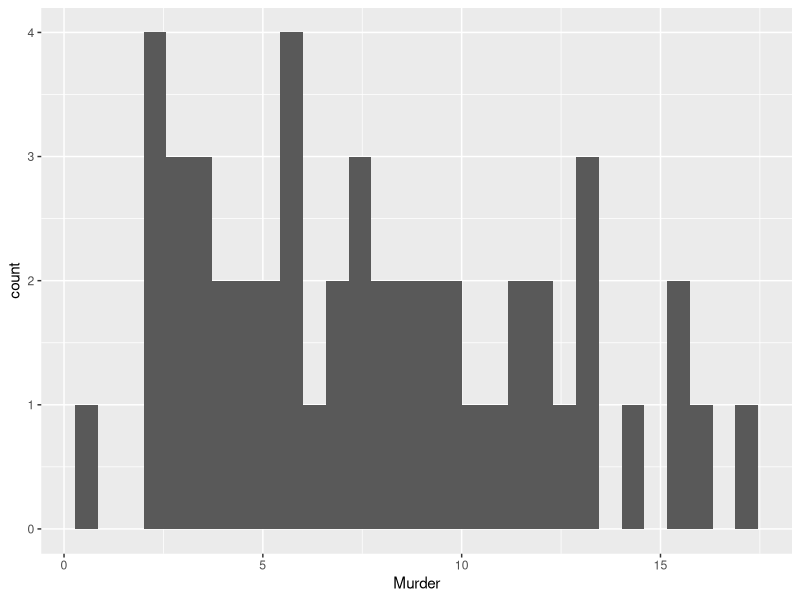
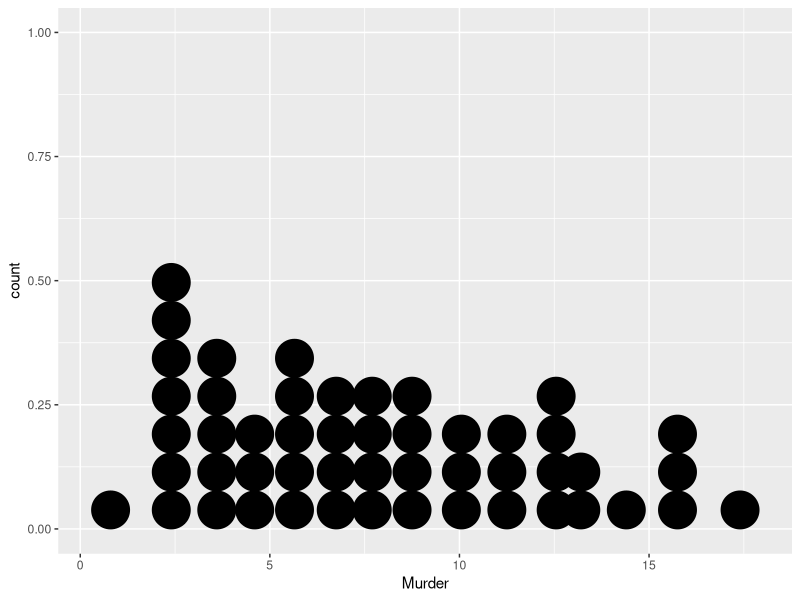
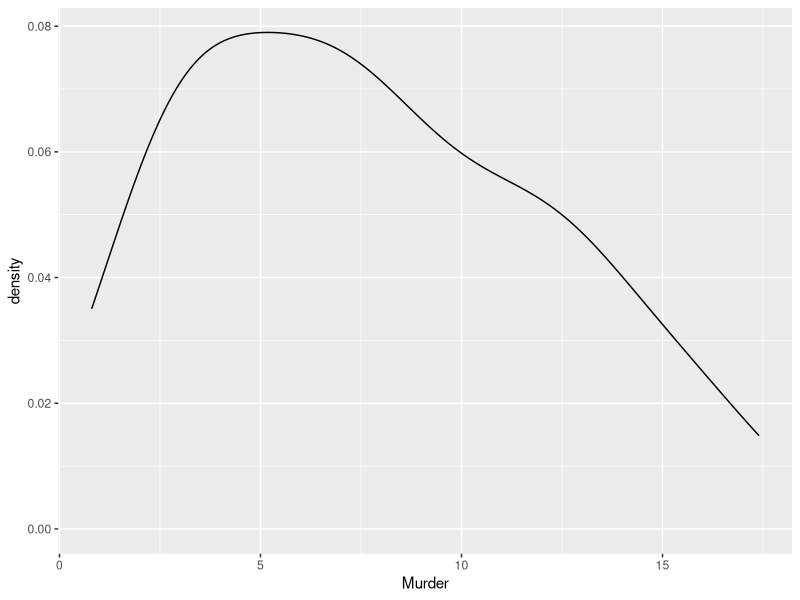
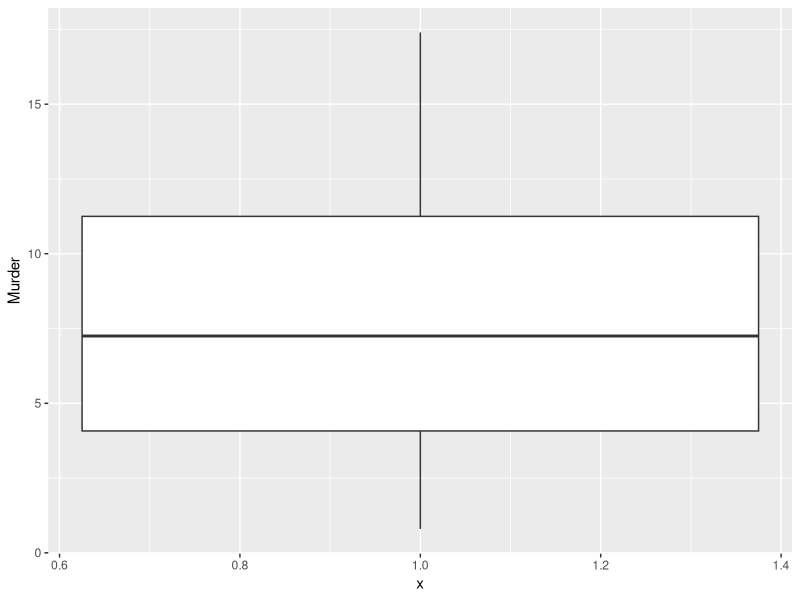
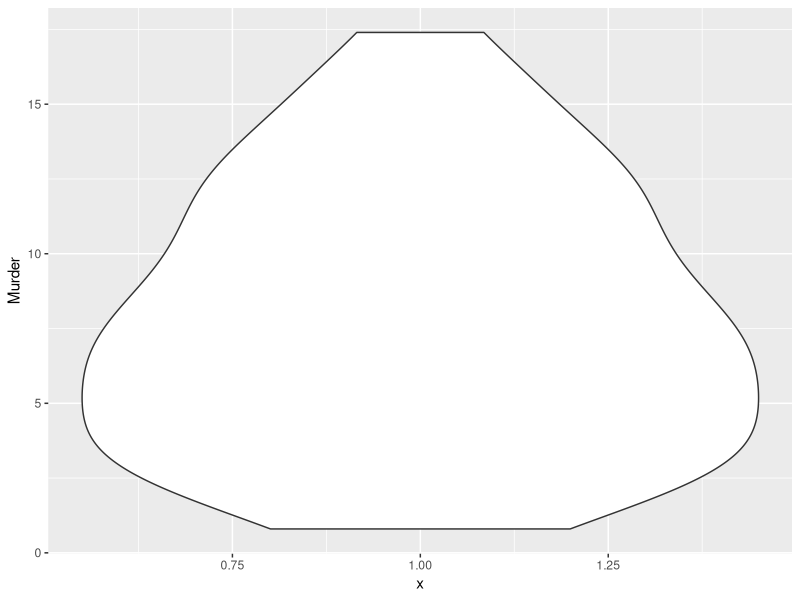
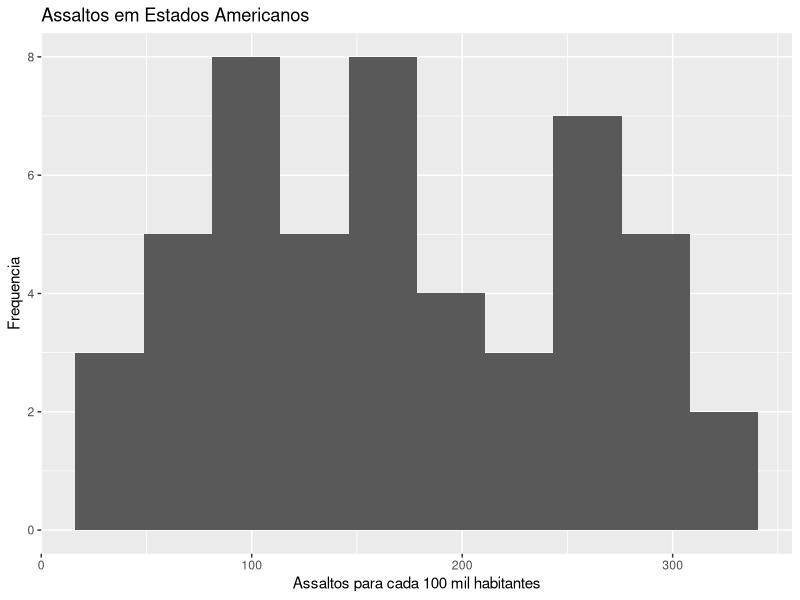

The R source for these figures, in order: (Note: this script raises an error after producing the figures.)
#####
## Nivelamento em R
## Aula 3
## Umberto Mignozzetti
####

####
## Gráficos
####

## Tipos de variáveis, tipos de gráficos

# Antes de fazermos gráficos e a análise visual 
# do nossos bancos, precisamos entender que variáveis 
# temos. Cada variável terá uma forma de analisar os dados própria.

# Temos na prática dois tipos de variáveis 
# (ver Bussab e Morettin, 2017):
  
# - Qualitativas
# - Quantitativas

# Dentro de cada uma delas, temos os seguinte valores:
  
# - **Qualitativas nominais**: medidas qualitativas
#   que não tem imbuídos uma idéia de ordem (ex.: sexo, 
#   branco ou não branco, tem ou não uma caneta, etc.)

# - **Qualitativas ordinais**: medidas qualitativas que 
#   possuem uma idéia de ordem (ex.: escolaridade, classe 
#   social, faixa de renda, etc.)

# - **Quantitativas discretas**: medidas quantitativas 
#   que são representadas por valores inteiros (ex.: 
#   número de filhos, dias sem trabalhar, número de 
#   fotos tiradas em um dia, curtidas no Instagram, etc.)

# - **Quantitativas contínuas**: medidas quantitativas 
#   que podem ser fracionadas, sem perder coerência 
#   (ex.: renda, crescimento do PIB, proporção de votos
#   recebida por um candidato, etc.)

# Cada tipo variável pede por um determinado tipo de 
# gráfico que adequa-se melhor para descrever a variação. 

## GRÁFICOS PARA VARIÁVEIS QUANTI

# Tomemos por exemplo, o banco `USArrests`, 
# que mapeia crimes para cada 100 mil habitantes 
# nos EUA. Para descrevermos uma variável quantitativa, 
# podemos usar o 
# [histograma](https://pt.wikipedia.org/wiki/Histograma). 

# Para fazer um histograma em R basta usarmos o 

# EXERCÍCIO: carregue e analise o banco `USArrests`

# ANALISE:
library(tidyverse)
ggplot(data = USArrests) +
  geom_histogram(mapping = aes(x = Murder))


# E temos um gráfico onde o número de assaltos para 
# cada 100 mil habitantes é contra sua frequência. 
# Nós começamos o gráfico com `ggplot`. Esse é o 
# comando do tidyverse para criar gráficos. Passamos 
# somente um parâmetro internamente ao comando: que o 
# banco de dados que estamos considerando é o 
# `USArrests` (`data = USArrests`). 

# Em seguida, adicionamos ao gráfico gerado a 
# figura geométrica que queremos. No caso, 
# a figura geométrica é o `geom_histogram`, 
# que gera as barras e conta as frequências 
# internamente no código. Em todo gráfico devemos 
# indicar o `mapping`, que é o posicionamento das 
# figuras geométricas. No caso de um histograma, 
# precisamos da variável, no eixo *x*. Portanto, 
# completamos o comando com 
# `geom_histogram(mapping = aes(x = Murder))`.

## GRMÁTICA DOS GRÁFICOS

# Nesse sentido, todo gráfico segue uma 
# ordem de construção, que Wickham chama 
# de a *gramática dos gráficos*. Em resumo, a gramática 
# dos gráficos significa que todo gráfico tem três elementos:
  
# * Um conjunto de dados (**data**);
# * Um sistema de coordenadas (**mappings**);
# * Um conjunto de figuras geométricas que caracteriza 
#   os gráficos (**geom**).

# No caso do histograma, os dados é o vetor com as 
# taxas de assassinato para cada 100 mil habitantes:
USArrests$Murder

# O sistema de coordenadas é mapear esses dados em caixas, 
# e contar a frequência por caixa. Por exemplo, 
# no caso dos dados acima, vamos ordenar os dados 
# e calcular a frequencia em caixas de tamanho 1:
sort(USArrests$Murder)

# Por exemplo, na caixa de 0 a 1 temos um dado, 
# na de 1 a 2 nenhum, na de 2 a 3, sete casos, e 
# assim por diante. Esse será o tamanho da barra. 
# Por fim, o geom usado, o histograma, vai dar o gráfico final 
# (um grupo de retangulos com esses números que calculamos). 
# Essa é a *gramática dos gráficos*, e toda figura é 
# composta por esses elementos mais outras firulas que 
# adicionamos para facilitar o entendimento.

# EXERCÍCIO: faça um histograma de Assault

# Similar ao histograma, temos dois gráficos 
# interessantes, e que seguem a mesma lógica: 
# o gráfico de densidade, e o gráfico de pontos.

# Gráfico de pontos:
ggplot(data = USArrests) +
  geom_dotplot(mapping = aes(x = Murder), binwidth = 1)

# Gráfico da densidade usando kernel Gaussiano
ggplot(data = USArrests) +
  geom_density(mapping = aes(x = Murder), kernel = 'gaussian')

# Outro gráfico importante para variáveis quantitativas é 
# o [diagrama de caixa](https://pt.wikipedia.org/wiki/Diagrama_de_caixa), 
# ou *box-plot*. O diagrama de caixa plota os 
# [quartis](https://pt.wikipedia.org/wiki/Quartil) da 
# distribuição, o que dá uma idéia da dispersão da variável.

# Box-plot
ggplot(data = USArrests) +
  geom_boxplot(mapping = aes(x = 1, y = Murder))

# Similar a este, mas mais bonito é o violin-plot. 
# Ele faz exatamente como o diagrama de caixa, mas converge 
# suavemente para os [quartis](https://pt.wikipedia.org/wiki/Quartil) 
# da distribuição:
  
# violin plot:
ggplot(data = USArrests) +
  geom_violin(mapping = aes(x = 1, y = Murder))

# EXERCÍCIO: Faça um dotplot, density plot e um violin plot da
# variável Assault

## CUSTOMIZANDO GRÁFICOS

# Ainda sobre os gráficos, você pode customizar 
# as figuras a gosto. Existem uma série de funções 
# que nos auxiliam a colocar titulos, subtitulos, 
# mudar esquema de cores, etc. Por exemplo, vamos 
# fazer o histograma de Assault, colocando as 
# informações necessárias para compreendermos o gráfico:
  
## Nice plot
ggplot(data = USArrests) +
  geom_histogram(mapping = aes(x = Assault), bins = 10) +
  labs(x = 'Assaltos para cada 100 mil habitantes',
       y = 'Frequencia',
       title = 'Assaltos em Estados Americanos')

# Primeiro, `bins = 10` reduz o numero de divisões, 
# limitando-as em 10. Isso significa que teremos 
# dez barras em nosso histograma. Segundo, usamos 
# o comando `labs` para colocar o título e uma 
# descrição para os eixos `x` e `y`. Dessa forma temos:
  
# Labs      |  O que faz
# ----------------------------------
# x         |  definição do eixo x
# y         |  definição do eixo y
# title     |  título do gráfico
# subtitle  |  subtítulo do gráfico
#           |  (embaixo do título)
# caption   |  explicação abaixo
#           |  do gráfico

## EXERCÍCIO: Faça um gráfico de Assault, publication level.

# Ainda, se você quiser alterar outros componentes, 
# basta consultar a [cheat sheet do ggplot2]
# (https://github.com/rstudio/cheatsheets/raw/master/data-visualization-2.1.pdf)

####
## GRÁFICOS PARA VARIÁVEIS QUALITATIVAS
####

# Para variáveis qualitativas, podemos fazer os famosos 
# gráficos de barras. Por exemplo, no banco `PErisk` 
# temos uma variável chamada `courts`, que vale 1 quando 
# um país tem um judiciário independente e 0 se o país não 
# tem o judiciário independente (que pode significar que o 
# país tem ou não judiciário, e que se tem, não é independente). 
# Para começar a análise:

## Exercícios: 1. Carregue o pacote Zelig e depois carregue o banco PErisk
##             2. Analise o banco
##             3. Faça um histograma do pib per capita

# Gráfico de barras:
ggplot(data = PErisk) +
  geom_bar(mapping = aes(x = courts))

# Para variáveis com mais de uma variação o 
# princípio é similar. Por exemplo, para a variável 
# que mede a ausência de risco de expropriação 
# (maior valor significa menor chance de ter sua 
# propriedade expropriada pelo estado), temos:
  
# Gráfico de barras: mais de duas barras
ggplot(data = PErisk) +
  geom_bar(mapping = aes(x = factor(prsexp2)))

# E quando usamos o comando `factor`, construímos 
# fatores com os valores. Podemos ainda alterar 
# o esquema de cores e os fundos das variáveis, 
# bem como a intensidade da cor da barra. Por exemplo:
  
# Barras coloridas
ggplot(data = PErisk) +
  geom_bar(mapping = aes(x = factor(prsexp2)), fill = rainbow(6))


# O comando `rainbow` gera cores do arco-íris. 
# Se usarmos `rainbow(6)` o sistema calcula seis 
# cores no arco-íris que são igualmente espassadas. O parametro 
# `fill` significa o preenchimento das colunas.

## EXERCÍCIO: Faça um gráfico de barras da variável
#             de corrupção. Inclua titulos e nomes nos eixos.

####
## CRUZAMENTOS DE VARIÁVEIS
#### 

# Formular hipóteses estatísticamente testáveis 
# é, no geral, cruzar variáveis. No caso, vamos 
# fazer alguns gráficos que cruzam tipos de 
# variáveis, e ajudam a formular e ter uma primeira 
# aproximação visual da hipótese.

## Quali-Quali: o *mosaic-plot*

# Uma pergunta de pesquisa interessante é: 
# será que países com um judiciário independente 
# tem menos corrupção do que um país sem judiciário independente?
# Essa pergunta é importante, principalmente no contexto 
# atual, de todas as investigações políticas. Para medir 
# essa hipótese temos de comparar duas variáveis: a 
# ausência de corrupção (`prscorr2`) e existência de 
# judiciário independente (`courts`):
  
# Mosaic-plot
ggplot(data = PErisk) +
  geom_bar(mapping = aes(x = factor(prscorr2), 
                         fill = factor(courts)),
           position = 'fill')

# E para melhorar a hipótese, podemos transformar a 
# variável de corrupção em binária.

# Mosaic-plot: 2.0
PErisk$lowcorrup = as.numeric(PErisk$prscorr2>2)
ggplot(data = PErisk) +
  geom_bar(mapping = aes(x = factor(lowcorrup), 
                         fill = factor(courts)),
           position = 'fill')

# Portanto, parece que temos uma associação entre 
# judiciários livres e baixa corrupção. Note que se 
# você criar níveis corretos para as variáveis e 
# atribuir nomes aos fatores, o R imprime os nomes, 
# ao invés de 0 e 1:
  
# Mosaic-plot: 3.0
PErisk$lowcorrup_fator = factor(PErisk$lowcorrup)
levels(PErisk$lowcorrup_fator) <- c('Alta', 'Baixa')

PErisk$courts_fator = factor(PErisk$courts)
levels(PErisk$courts_fator) <- c('Não Independente', 'Independente')

ggplot(data = PErisk) +
  geom_bar(mapping = aes(x = lowcorrup_fator, 
                         fill = courts_fator),
           position = 'fill') +
  labs(x = 'Corrupção', 
       y = 'Proporção', 
       fill = 'Status das Cortes')

# Esse gráfico ficou ótimo, e mostra claramente a 
# relação entre independência de judiciários e nível de corrupção.

## Quali-Quanti: o *box-plot*

# Outra hipótese legal, e que envolve cruzar uma 
# variável quali com uma variável quanti, é: você 
# acha que o prêmio no mercado negro cresce ou diminui 
# em uma sociedade com muita corrupção. Podemos imaginar 
# que corrupção é um sinal de que a sociedade está pouco 
# institucionalizada, e isso certamente impacta nos 
# ganhos de transações ilicitas. Por outro lado, 
# alguém pode imaginar que mais corrupção um mercado 
# negro mais competitivo, e portanto, que gere menores ganhos.

# Para testar essas hipóteses, vamos usar a variável 
# `lowcorrup_fator`, que criamos para captar o nível 
# alto ou baixo de corrupção em uma sociedade, e a variável 
# `barb2`, que é o ganho em logaritmo do mercado negro 
# nos países. Note que quanto maior essa variável, 
# maior o ganho do mercado negro vis-a-vis o mercado formal.

# Do ponto de vista gráfico, podemos fazer ambos um 
# box-plot ou um violin-plot para entendermos a 
# dispersão. No entanto, colocamos a quali (corrupção) 
# no eixo x e a quanti (prêmio do mercado negro) no 
# eixo y.

# Usando box-plot
ggplot(data = PErisk) +
  geom_boxplot(mapping = aes(x = lowcorrup_fator, y = barb2))

# Usando violin-plot
ggplot(data = PErisk) +
  geom_violin(mapping = aes(x = lowcorrup_fator, y = barb2))

# Portanto, há diferenças importantes nas distribuições 
# nos dois casos. Nesse sentido, temos algum fundamento 
# para acreditar que haja uma relação significativa 
# entre corrupção e os ganhos na informalidade.

## Quanti-Quanti: o *diagrama de dispersão*

# Sobre quanti x quanti, ainda no banco do risco político 
# e econômico (`PErisk`), podemos nos perguntar se a 
# informalidade afeta o PIB per capita. De um lado, 
# o mercado formal ter burocracias, impostos, entre 
# outras, que faz com que seja extremamente caro seguir 
# suas regras. De outro, o mercado formal proporciona 
# proteções e garantias a seus usuários, algo que falta 
# no mercado informal. Qual dessas perspectivas vale empiricamente?

# Temos duas variáveis: `gdpw2`, para PIB per capita 
# (por trabalhador), e `barb2`, que é o prêmio no mercado 
# informal. Para comparar ambas usamos um diagrama de dispersão:

# Diagrama de dispersão
ggplot(data = PErisk) +
  geom_point(mapping = aes(x = barb2, y = gdpw2))

# O `geom_point` é a figura geométrica que plota 
# os pontos no diagrama de dispersão. É evidente que 
# para mapear esses pontos, precisamos de duas variáveis, 
# que são respectivamente os valores em cada um dos eixos. 
# Portanto, no `mapping`, o `aes` contém as duas variáveis 
# e a indicação de eixo para cada uma delas. 

# É difícil ver a tendência no gráfico acima, pois 
# parece mesmo uma nuvem de dados toda distribuída 
# aleatóriamente. Ainda assim, podemos colocar uma reta 
# ajustada, que capta a tendência linear:
  
# Diagrama de dispersão com reta ajustada:
ggplot(data = PErisk) +
  geom_point(mapping = aes(x = barb2, y = gdpw2)) +
  geom_smooth(mapping = aes(x = barb2, y = gdpw2), 
              method = 'lm')

# Para colocar a reta ajustada temos de usar o 
# `geom_smooth`. O `mapping` é similar, a diferença 
# é com o `method`, que captura o fato que queremos 
# uma reta ajustada por regressão linear 
# simples (`method = 'lm'`).

# Podemos ainda diferenciar os países de acordo 
# com possuir ou não um judiciário independente. No caso:
  
# Diagrama de dispersão + variável binária
ggplot(data = PErisk) +
  geom_point(mapping = aes(x = barb2, y = gdpw2, color = courts_fator)) +
  geom_smooth(mapping = aes(x = barb2, y = gdpw2), 
              method = 'lm')

# E portanto, a relação parece ser mais intensiva nos países que 
# tem cortes independentes. Ou seja, talvez maior prêmio no
# mercado negro seja mais maléfico para o PIB em países 
# com instituições melhor consolidadas, do que em 
# países com instituições judiciárias não-livres.

# Gráfico com uma só reta ajustada, mas diferenciando pontos
ggplot(data = PErisk) +
  geom_point(mapping = aes(x = barb2, y = gdpw2, color = courts_fator)) +
  geom_smooth(mapping = aes(x = barb2, y = gdpw2), 
              method = 'lm')

# Gráfico com duas retas ajustadas, para cada um dos tipos de pontos
ggplot(data = PErisk) +
  geom_point(mapping = aes(x = barb2, y = gdpw2, color = courts_fator)) +
  geom_smooth(mapping = aes(x = barb2, y = gdpw2, color = courts_fator), 
              method = 'lm')

# E aí está a confirmação (ao menos visual) de que judiciário 
# independente e alto prêmio no mercado negro, é má 
# notícia para o PIB per capita.

# EXERCÍCIO: faça um diagrama de dispersão para Assault e População
#            urbana no banco USArrests

## BONUS: fazendo um gráfico com mais de duas variáveis

# Para variáveis quanti-quanti aprendemos que o R faz 
# diagramas de disperção duas a duas. Uma ideia legal 
# seria: e se tivermos quatro variáveis quanti? 
# Podemos fazer um diagrama de dispersão com todas 
# elas, cruzando de duas em duas, em um único 
# gráfico? A resposta é sim! E o comando para fazer 
# chama-se `pairs`. Por exemplo, suponha que 
# queremos fazer isso com o `USArrests`. Vamos 
# olhar se ele seria adequado à tarefa:
View(USArrests)

# Portanto, parece um banco bem adequado: todas as 
# quatro variáveis são numéricas. Nesse caso, o 
# R tem um gráfico, chamado de `pairs`, que se 
# adequa bem ao cruzamento de várias variáveis quantitativas:
pairs(USArrests, gap=0, col=2)

# Como você pode ver, na diagonal principal 
# temos o nome da variável, e cada um dos 
# cruzamentos acima (ou abaixo). Note que o triangulo 
# superior é o espelho do triângulo inferior, ou seja, 
# é o mesmo cruzamento, mas alterando as abscissas 
# (eixo x), pelas ordenadas (eixo y). `col=2` 
# significa a cor vermelha para a bolota. 

####
## Exercícios
###

# 1. Carregue o banco `USArrests`. Faça um violin plot para 
#    a variável Assault.

# 2. Carregue o banco `USJudgeRatings`. Faça um histograma 
#    da variável `INTG`.

# 3. No banco `USJudgeRatings`, faça um diagrama de 
#    dispersão entre `INTG` e `DMNR`. Descreva em palavras os 
#    achados.

# 4. Carregue o banco `voteincome` do pacote Zelig. Faça 
#    um violin-plot de educação segmentado por renda. Descreva 
#    com palavras os achados.

# 5. No banco `voteincome`, faça um mosaic-plot de voto 
#    versus educação. Faz sentido teórico o resultado? Por que?
  
# 6. Usando o banco `voteincome` responda à seguinte 
#    pergunta: gráficamente, existe alguma diferença de 
#    sexo entre votantes e não-votantes?
  
# 7. Usando o banco `voteincome` responda à seguinte 
#    pergunta: qual estado que tem mais pessoas indo votar?

# 8. Usando o banco `voteincome`, suponha que você vá 
#    colocar em um relatório ao seu superior os 
#    resultados do cruzamento entre ir votar e estado. 
#    Coloque título, subtítulo e escolha um esquema de 
#    cores que chame a atenção.

# 9. Carregue o banco `sanction` do pacote Zelig. 
#    Faça um gráfico de barras colorido para a variável `ncost`.

# 10. Usando o banco `sanction` do pacote Zelig, 
#     responda à seguinte pergunta: quais países sofrem 
#     mais perdas com sanções, os que cooperam mais ou os 
#     que cooperam menos?

####
## MANIPULANDO DADOS EM R
####

# Agora que sabemos visualizar dados, precisamos saber como 
# sair de variáveis que achamos na internet (ou mesmo 
# em arquivos de texto), sem nenhuma estrutura, 
# e construímos um banco de dados coerente.

## Pacotes de manipulação de dados

# Temos três grupos de pacotes para lidarmos com 
# processamento de dados no R. O R vem com pacotes 
# instalados do `r-base` (por assim dizer, o coração 
# do R) que tem duas características básicas. Segundo, 
# temos o `tidyverse`, que é o pacote criado por
# Wickham, baseado na idéia de gramáticas na análise 
# de dados. Finalmente, temos o `data.table`, um 
# pacote que torna eficiente a analise e processamento 
# de grandes bases de dados no R. Cada um desses 
# pacotes tem prós e contras. Abaixo, um sumário 
# preparado pelo colega e cientista de dados 
# *Guilherme Duarte*, que explica as diferenças dos 
# pacotes:
  
# * `dplyr`/`tidyr`:
#   + Fácil de escrever e lidar.
#   + A sintaxe permite maior legibilidade e maior rapidez
#   + O uso dos operadores pipe, por exemplo, "%>%" permite 
#     organizar melhor as operações.

# * `data.tables`:
#   + As vezes, é mais rápido.
#   + Difícil de se lidar.
#   + Melhor para trabalhar com big data

# * `r-base`:
#   + Sintaxe não é muito limpa.
#   + Difícil de se lidar.
#   + Nas horas de dificuldade, salva o trabalho.

# Neste curso, como falamos, vamos no `tidyverse`, 
# pois ele possui algumas características que o torna 
# mais fácil de usar, e ao mesmo tempo sofisticado, 
# possibilitando que você se aprofunde nas técnicas 
# sem grandes dificuldades de operação.

## O conceito de banco de dados **arrumado** (tidy datasets)

# O tidyverse é baseado na idéia de banco *arrumado*. 
# O que isso significa?
  
# Primeiro, note que qualquer conjunto de objetos 
# pode ser descrito como um banco de dados. 
# Isso não ajuda muito para entender o que 
# são bancos de dados, principalmente porque 
# confunde-se com a idéia de banco de dados que 
# temos corriqueiramente (que é algo como uma planilha 
# de Excel). Na verdade, bancos de dados podem ser as 
# coisas mais variadas o possível: por exemplo, 
# um banco de fotos é um tipo de banco de dados; 
# um conjunto de arquivos pode ser um tipo de banco 
# de dados, etc.

# Aqui nosso princípio é o de banco arrumado: 
# num banco arrumado, duas características são 
# verdadeiras:
  
# 1. Uma linha sempre representa um único caso;
# 2. Uma coluna sempre representa uma única variável.

# Desse modo, num banco arrumado, não podemos ter 
# uma parte de um caso em uma linha e o restante 
# em outra. Da mesma forma, não podemos ter em 
# uma coluna uma parte de uma variável e outra 
# parte em outra coluna do mesmo banco.

# Para *arrumar* os bancos de dados que 
# achamos na internet, usamos o *tidyverse*.

####
## O **tidyverse**
####

# *tidyverse* é o nome de uma série de pacotes 
# criados por Hadley Wickham para operar com 
# dados. Os pacotes visam facilitar o trabalho 
# do cientista de dados, pois são baseados na 
# idéia de `gramáticas`, ou seja, os componentes 
# mínimos para cada um dos passos de análise. O *tidyverse* 
# é composto dos seguintes pacotes:
  
# * Pacotes para processar dados: `dplyr`, `tidyr`, 
#   `stringr`, `lubridate`
# * Pacotes para visualização de dados: `ggplot2`
# * Pacotes para importar/exportar dados: `haven`, `httr`, 
#   `readxl`, `readr`, `rvest`

# Cada pacote desses tem uma funcionalidade, mas 
# o princípio geral que rege todos os pacotes do 
# *tidyverse* são:
  
# 1. Estruturas de dados reutilizaveis: sempre 
#    que possível, reutilizar as estruturas de dados, 
#    e não criar novas estruturas desnecessáriamente.

# 2. Criar funções simples, usando tubos (*pipe*) 
#    sempre que possível: resolver problemas por 
#    partes, sempre dividindo problemas complexos em passos simples.

# 3. Aceitar a programação funcional: diferente de 
#    linguagens orientadas a objetos, o R é funcional. 
#    Dessa forma, use os objetos do R, e não construa 
#    outros objetos.

# 4. Códigos para humanos: os códigos devem ser fáceis 
#    para os humanos entenderem. Dessa forma, use verbos 
#    para funções, use nomes grandes, faça a sintaxe ser 
#    auto-explicativa e use comentários e descrições de modo 
#    abundante.

#####
## Operações no mesmo banco de dados
#####

# Num mesmo banco de dados, podemos aplicar as seguintes operações:
  
#  Operação    | Motivo
#-------------------------------------------------
#  select      | Seleciona variáveis do banco
#  rename      | Renomeia variáveis do banco
#  filter      | Selecionar um subconjunto de casos
#  arrange     | Ordena o banco de dados
#  mutate      | Adiciona ao banco de dados uma
#              | variável transformada
#  transmute   | Cria novo banco de dados aplicando
#              | uma dada transformação
#  group_by    | Agrupa o banco de dados de acordo
#              | com uma variável dada
#  summarise   | Calcula o sumário dos resultados
#              | do banco de dados
#  sample_n    | Calcula uma amostra de tamanho n
#              | do banco original
#  sample_frac | Retira uma proporção dos dados
#              | como amostra do banco original
#  distinct    | Preserva todos os casos que tem
#              | variação distinta dos outros

#### `select`

# Suponha que queremos selecionar somente as variáveis 
# `barb2` e `gdpw2`, ou seja, a variáveis quantitativas 
# contínuas premio no mercado negro e pib per capita. Nesse caso:
PErisk_so_quanti <- select(PErisk, barb2, gdpw2)
head(PErisk_so_quanti)

# Ou seja, a sintaxe foi a seguinte:
### banco_pos_selecao <- select(banco_inicial, var1, var2, var3, ...)

# SELECT POR CARACTERISTICAS
PErisk_so_com_co <- select(PErisk, starts_with('co'))
head(PErisk_so_com_co)

# E a função `starts_with` seleciona somente as 
# variáveis cujo nome começa com `co`, no caso 
# `country` e `courts` (poderia ter usado `cou` e funcionaria igual). 
# Outra função de seleção importante é a que seleciona pelo fim:
PErisk_termina_com_2 <- select(PErisk, ends_with('2'))
head(PErisk_termina_com_2)

# E portanto, seleciona todas as variáveis que o nome 
# termina com o número 2. Podemos também selecionar as 
# variáveis que contém, em seus nomes, um conjunto de 
# caracteres que determinarmos. Por exemplo, suponha 
# que queremos selecionar as variáveis que contem `exp` 
# no nome (porque queremos coisas relacionadas à expropriação):
PErisk_contem_exp <- select(PErisk, contains('exp'))
head(PErisk_contem_exp)

# NOMES:
names(PErisk)

# Podemos selecionar as variáveis entre `courts` e 
# `prscorr2` usando dois pontos:
PErisk_entre_vars <- select(PErisk, courts:prscorr2)
head(PErisk_entre_vars)

# E se usarmos o sinal de menos (`-`) em frente 
# à seleção (coloque a seleção entre parênteses), 
# pegamos todas as variáveis menos as que especificamos:
PErisk_menos_entre_vars <- select(PErisk, -(courts:prscorr2))
head(PErisk_menos_entre_vars)

# E portanto, esses são os métodos de seleção:
  
#  Método             | Efeito
#----------------------------------------------------
# v1, v2, v3 (etc)   | Seleciona as variáveis listadas
# starts_with('xyz') | Nome começa com `xyz`
# ends_with('xyz')   | Nome termina com `xyz`
# contains('xyz')    | Contém `xyz` no nome
# vk:vn              | Todas entre `vk` e `vn`
# -(vk:vn)           | Todas menos as entre `vk` e `vn`

# E você ainda pode usar o `select` para selecionar e 
# renomear variáveis:
PErisk_barb_renome <- select(PErisk, premio_mercado_negro = barb2)
head(PErisk_barb_renome)

# E a mesma lógica vale para um grupo de variáveis:
PErisk_renome <- select(PErisk, vars = courts:prscorr2)
head(PErisk_renome)

## PX AULA: CONTINUAMOS ISSO!